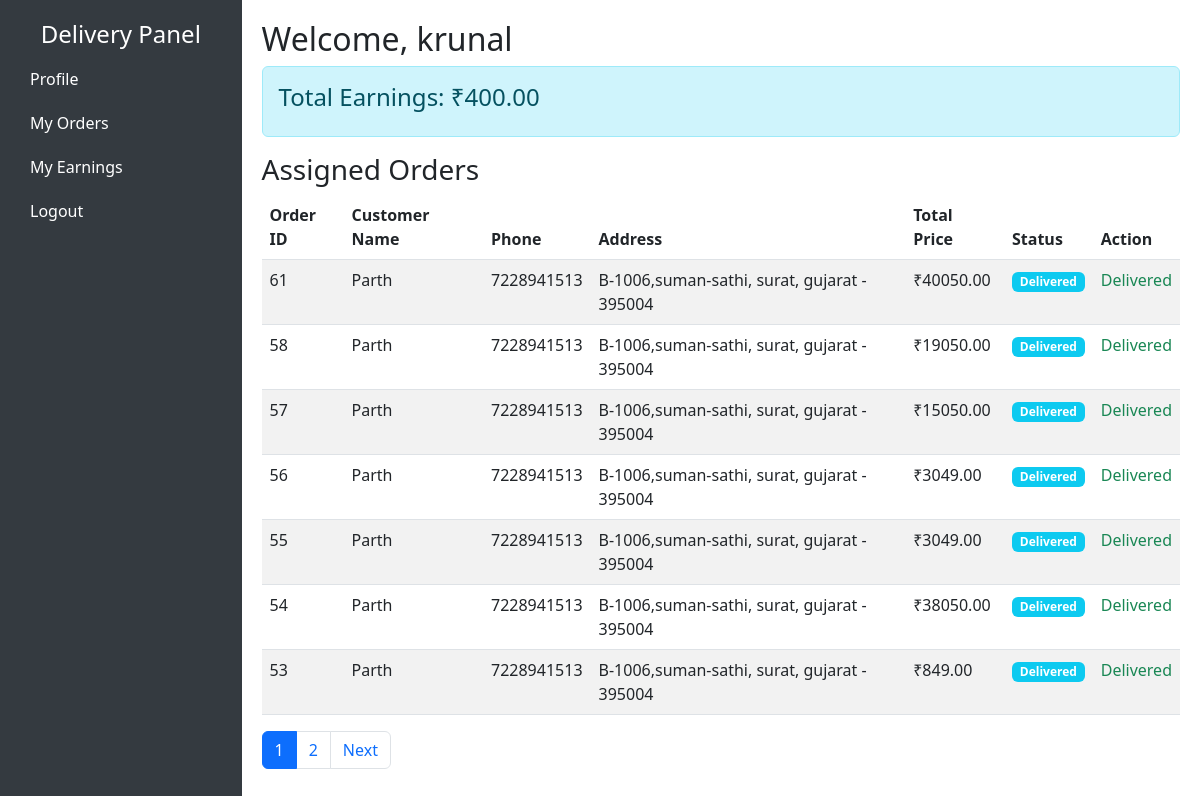
The page /delivery_boy/delivery_dashboard.php (signed in) on the database its author committed.
### tables this page shows
CREATE TABLE `orders` (
  `id` int(11) NOT NULL,
  `user_id` int(11) NOT NULL,
  `payment_method` enum('Razorpay') NOT NULL,
  `payment_id` varchar(200) DEFAULT NULL,
  `total_price` decimal(10,2) NOT NULL,
  `created_at` timestamp NOT NULL DEFAULT current_timestamp(),
  `status` varchar(255) NOT NULL DEFAULT 'Pending',
  `delivery_boy_id` int(11) DEFAULT NULL,
  `delivery_status` enum('Picked','Out for Delivery','Delivered') DEFAULT NULL,
  `delivery_otp` varchar(6) DEFAULT NULL,
  `delivery_charge` decimal(10,2) NOT NULL DEFAULT 0.00
);

CREATE TABLE `users` (
  `id` int(11) NOT NULL,
  `username` varchar(255) NOT NULL,
  `email` varchar(255) NOT NULL,
  `password` varchar(255) NOT NULL,
  `phone` varchar(15) DEFAULT NULL,
  `address` text DEFAULT NULL,
  `city` varchar(100) DEFAULT NULL,
  `pincode` varchar(10) DEFAULT NULL,
  `state` varchar(100) DEFAULT NULL,
  `created_at` timestamp NOT NULL DEFAULT current_timestamp()
);

### delivery_boy/delivery_dashboard.php (the view, shortened to what this page needs)
<?php
include('../includes/config.php');
$delivery_boy_id = $_SESSION['delivery_boy_id'];
$limit = 7;
$page = isset($_GET['page']) ? $_GET['page'] : 1;
$offset = ($page - 1) * $limit;
$count_query = "SELECT COUNT(*) AS total FROM orders WHERE delivery_boy_id = '$delivery_boy_id'";
$count_result = mysqli_query($conn, $count_query);
$total_orders = mysqli_fetch_assoc($count_result)['total'];
$total_pages = ceil($total_orders / $limit);
$fixed_commission = 50;
$earnings_query = "SELECT COUNT(*) AS delivered_orders FROM orders WHERE delivery_boy_id = '$delivery_boy_id' AND status = 'Delivered'";
$earnings_result = mysqli_query($conn, $earnings_query);
$delivered_orders = mysqli_fetch_assoc($earnings_result)['delivered_orders'] ?? 0;
$earnings = $delivered_orders * $fixed_commission;
$query = "SELECT orders.*, users.username, users.phone, users.address, users.city, users.state, users.pincode
          FROM orders
          INNER JOIN users ON orders.user_id = users.id
          WHERE orders.delivery_boy_id = '$delivery_boy_id'
          ORDER BY orders.created_at DESC
          LIMIT $limit OFFSET $offset";
$result = mysqli_query($conn, $query);
?>
<!DOCTYPE html>
<html lang="en">
<head>
    <link href="https://cdn.jsdelivr.net/npm/bootstrap@5.3.0/dist/css/bootstrap.min.css" rel="stylesheet">
</head>
<body>
    <div class="sidebar">
        <h4 class="text-center">Delivery Panel</h4>
        <a href="delivery_boy_profile.php">Profile</a>
        <a href="#">My Orders</a>
        <a href="delivery_earnings.php">My Earnings</a>
        <a href="./logout.php">Logout</a>
    </div>
    <div class="content">
        <h2>Welcome, <?php echo $_SESSION['delivery_boy_name']; ?></h2>
        <div class="alert alert-info">
            <h4>Total Earnings: &#8377;<?= number_format($earnings, 2); ?></h4>
        </div>
        <h3>Assigned Orders</h3>
        <table class="table table-striped">
            <thead>
                <tr>
                    <th>Order ID</th>
                    <th>Customer Name</th>
                    <th>Phone</th>
                    <th>Address</th>
                    <th>Total Price</th>
                    <th>Status</th>
                    <th>Action</th>
                </tr>
            </thead>
            <tbody>
                <?php while ($row = mysqli_fetch_assoc($result)) { ?>
                    <tr>
                        <td><?= $row['id']; ?></td>
                        <td><?= htmlspecialchars($row['username']); ?></td>
                        <td><?= htmlspecialchars($row['phone']); ?></td>
                        <td>
                            <?= (isset($row['address']) ? htmlspecialchars($row['address']) : 'N/A') . ', ' .
                                (isset($row['city']) ? htmlspecialchars($row['city']) : 'N/A') . ', ' .
                                (isset($row['state']) ? htmlspecialchars($row['state']) : 'N/A') . ' - ' .
                                (isset($row['pincode']) ? htmlspecialchars($row['pincode']) : 'N/A'); ?>
                        </td>
                        <td>&#8377;<?= htmlspecialchars($row['total_price']); ?></td>
                        <td><span class="badge bg-info"><?= htmlspecialchars($row['status']); ?></span></td>
                        <td>
                            <?php if ($row['status'] == "Out for Delivery") { ?>
                                <form action="process_delivery.php" method="POST">
                                    <input type="hidden" name="order_id" value="<?= $row['id']; ?>">
                                    <input type="text" name="otp" class="form-control" placeholder="Enter OTP" required>
                                    <button type="submit" class="btn btn-success mt-2">Verify & Deliver</button>
                                </form>
                            <?php } else { ?>
                                <span class="text-success">Delivered</span>
                            <?php } ?>
                        </td>
                    </tr>
                <?php } ?>
            </tbody>
        </table>
        <nav>
            <ul class="pagination">
                <?php for ($i = 1; $i <= $total_pages; $i++): ?>
                    <li class="page-item <?= ($i == $page) ? 'active' : ''; ?>">
                        <a class="page-link" href="?page=<?= $i; ?>"><?= $i; ?></a>
                    </li>
                <?php endfor; ?>
                <?php if ($page < $total_pages): ?>
                    <li class="page-item"><a class="page-link" href="?page=<?= $page + 1; ?>">Next</a></li>
                <?php endif; ?>
            </ul>
        </nav>
    </div>
</body>
</html>

### delivery_boy/delivery_dashboard.php (style rules this page uses)
body { display: flex; height: 100vh; }
.sidebar { width: 250px; background-color: #343a40; color: white; padding: 20px; height: 100vh; }
.sidebar a { color: white; text-decoration: none; padding: 10px; display: block; border-radius: 5px; }
.content { flex-grow: 1; padding: 20px; overflow-y: auto; }

### rows shown on the page
orders: id "61", user.username "Parth", user.phone "7228941513", user.address "B-1006,suman-sathi", user.city "surat", user.state "gujarat", user.pincode "395004", total_price "40050.00", status "Delivered"
orders: id "58", user.username "Parth", user.phone "7228941513", user.address "B-1006,suman-sathi", user.city "surat", user.state "gujarat", user.pincode "395004", total_price "19050.00", status "Delivered"
orders: id "57", user.username "Parth", user.phone "7228941513", user.address "B-1006,suman-sathi", user.city "surat", user.state "gujarat", user.pincode "395004", total_price "15050.00", status "Delivered"
orders: id "56", user.username "Parth", user.phone "7228941513", user.address "B-1006,suman-sathi", user.city "surat", user.state "gujarat", user.pincode "395004", total_price "3049.00", status "Delivered"
orders: id "55", user.username "Parth", user.phone "7228941513", user.address "B-1006,suman-sathi", user.city "surat", user.state "gujarat", user.pincode "395004", total_price "3049.00", status "Delivered"
orders: id "54", user.username "Parth", user.phone "7228941513", user.address "B-1006,suman-sathi", user.city "surat", user.state "gujarat", user.pincode "395004", total_price "38050.00", status "Delivered"
orders: id "53", user.username "Parth", user.phone "7228941513", user.address "B-1006,suman-sathi", user.city "surat", user.state "gujarat", user.pincode "395004", total_price "849.00", status "Delivered"

### other values the page prints
$_SESSION['delivery_boy_name'] "krunal"
$earnings "400.00"
